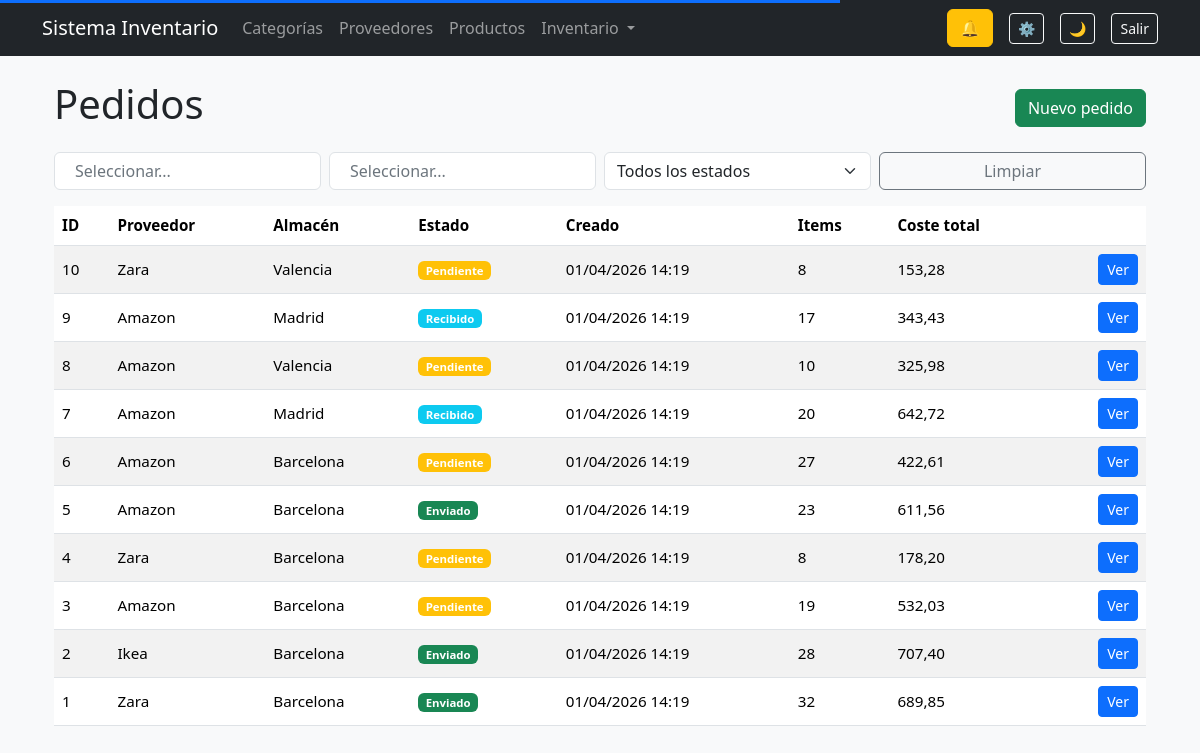
The page /inventory/orders/ (signed in) on the database its author committed.
### inventory/models/orders.py (models this page shows, shortened)
class Order(models.Model):
    STATUS_CHOICES = (
        ("pending", "Pendiente"),
        ("sent", "Enviado"),
        ("received", "Recibido"),
        ("cancelled", "Cancelado"),
        ("partially_received", "Parcialmente recibido"),
        ("backordered", "Backorder"),
    )
    organization = models.ForeignKey(
        Organization,
        on_delete=models.CASCADE,
        related_name="orders",
        db_index=True,
    )
    supplier = models.ForeignKey(
        Supplier,
        on_delete=models.SET_NULL,
        null=True,
        related_name="orders",
    )
    location = models.ForeignKey(
        Location,
        on_delete=models.SET_NULL,
        null=True,
        related_name="orders",
    )
    status = models.CharField(max_length=20, choices=STATUS_CHOICES, default="pending")
    created_at = models.DateTimeField(auto_now_add=True)
    sent_at = models.DateTimeField(null=True, blank=True)
    received_at = models.DateTimeField(null=True, blank=True)
    estimated_arrival = models.DateField(null=True, blank=True)
    class Meta:
        ordering = ["-created_at"]
        indexes = [
            models.Index(fields=["organization", "created_at"]),
        ]
    @property
    def total_items(self):
        return sum(item.quantity for item in self.items.all())
    @property
    def total_cost(self):
        return sum(item.total_cost for item in self.items.all())

class OrderItem(models.Model):
    organization = models.ForeignKey(
        Organization,
        on_delete=models.CASCADE,
        related_name="order_items",
        db_index=True,
    )
    order = models.ForeignKey(
        Order,
        on_delete=models.CASCADE,
        related_name="items",
    )
    product = models.ForeignKey(
        Product,
        on_delete=models.SET_NULL,
        null=True,
        related_name="order_items",
    )
    quantity = models.PositiveIntegerField()
    cost_price = models.DecimalField(max_digits=10, decimal_places=2)
    class Meta:
        indexes = [
            models.Index(fields=["organization", "order"]),
        ]
    @property
    def total_cost(self):
        return self.quantity * self.cost_price

### suppliers/models.py (models this page shows)
class Supplier(models.Model):
    organization = models.ForeignKey(
        Organization,
        on_delete=models.CASCADE,
        related_name="suppliers",
        db_index=True,
    )
    name = models.CharField(max_length=150, db_index=True)
    contact_name = models.CharField(max_length=100, blank=True)
    email = models.EmailField(blank=True)
    phone = models.CharField(max_length=20, blank=True)
    address = models.TextField(blank=True)
    lead_time_days = models.PositiveIntegerField(default=0)
    default_order_quantity = models.PositiveIntegerField(default=0, blank=True)
    class Meta:
        ordering = ['name']
        unique_together = ("organization", "name")
        indexes = [
            models.Index(fields=["organization", "name"]),
        ]
    def __str__(self):
        return self.name

### inventory/models/locations.py (models this page shows)
class Location(models.Model):
    organization = models.ForeignKey(
        Organization,
        on_delete=models.CASCADE,
        related_name="locations",
        db_index=True,
    )
    name = models.CharField(max_length=150)
    address = models.TextField(blank=True)
    is_active = models.BooleanField(default=True)
    class Meta:
        ordering = ["name"]
        unique_together = ("organization", "name")
        indexes = [
            models.Index(fields=["organization", "name"]),
        ]
    def __str__(self):
        return self.name

### inventory/views/orders.py (the view, shortened to what this page needs)
def order_list(request):
    view = ListViewMixin()
    view.allowed_sort_fields = [
        "id",
        "supplier__name",
        "location__name",
        "status",
        "created_at",
    ]
    view.default_ordering = "-created_at"
    qs = Order.objects.select_related("supplier", "location").filter(
        organization=request.organization
    )
    filter_form = OrderFilterForm(
        request.GET or None,
        organization=request.organization
    )
    qs = view.apply_ordering(request, qs)
    page_obj = view.paginate_queryset(request, qs)
    context = {
        "orders": page_obj,
        "page_obj": page_obj,
        "filter_form": filter_form,
        **view.get_ordering_context(request),
    }
    if view.is_htmx(request):
        return render(request, "inventory/orders/partials/table.html", context)
    return render(request, "inventory/orders/list.html", context)

### inventory/forms/orders.py
class OrderFilterForm(forms.Form):
    supplier = forms.ModelChoiceField(
        queryset=Supplier.objects.none(),
        required=False,
        widget=forms.Select(attrs={"class": "form-select select2"}),
        label="Proveedor",
    )
    location = forms.ModelChoiceField(
        queryset=Location.objects.none(),
        required=False,
        widget=forms.Select(attrs={"class": "form-select select2"}),
        label="Almacén",
    )
    status = forms.ChoiceField(
        required=False,
        choices=[("", "Todos los estados")] + list(Order.STATUS_CHOICES),
        widget=forms.Select(attrs={"class": "form-select"}),
        label="Estado",
    )
    def __init__(self, *args, **kwargs):
        organization = kwargs.pop("organization", None)
        super().__init__(*args, **kwargs)
        if organization:
            self.fields["supplier"].queryset = Supplier.objects.filter(organization=organization)
            self.fields["location"].queryset = Location.objects.filter(organization=organization)

### accounts/permissions.py (called while the page is built, shortened)
def _get_membership(user):
    if not user or not user.is_authenticated:
        return None
    request = getattr(user, "_request", None)
    print("---- DEBUG MEMBERSHIP ----")
    print("USER:", user)
    print("REQUEST:", request)
    membership = user.memberships.filter(is_active=True).first()
    print("FALLBACK MEMBERSHIP:", membership)
    print("--------------------------")
    return membership

def _has_role(user, roles):
    membership = _get_membership(user)
    if not membership:
        return False
    return membership.role in roles

def _is_owner(user):
    return _has_role(user, [Membership.Roles.OWNER])

def _is_admin(user):
    return _has_role(user, [Membership.Roles.OWNER, Membership.Roles.ADMIN])

def _is_manager(user):
    return _has_role(user, [
        Membership.Roles.OWNER,
        Membership.Roles.ADMIN,
        Membership.Roles.MANAGER
    ])

def _is_staff(user):
    return _has_role(user, [
        Membership.Roles.OWNER,
        Membership.Roles.ADMIN,
        Membership.Roles.MANAGER,
        Membership.Roles.STAFF
    ])

def can_view_products(user):
    return _is_staff(user)

def can_create_products(user):
    return _is_manager(user)

def can_edit_products(user):
    return _is_manager(user)

def can_delete_products(user):
    return _is_admin(user)

def can_export_products(user):
    return _is_manager(user)

def can_view_categories(user):
    return _is_staff(user)

def can_manage_categories(user):
    return _is_manager(user)

### inventory/templates/inventory/orders/list.html (shortened to what this page needs)
{% extends "base.html" %}
{% block content %}
<div class="container mt-4">
    <div class="d-flex justify-content-between align-items-center mb-3">
        <h1>Pedidos</h1>
        {% if perm.create_order %}
            <a href="{% url 'order_create' %}" class="btn btn-success">Nuevo pedido</a>
        {% endif %}
    </div>
    <form
        method="get"
        class="row g-2 mb-3"
        hx-get="{% url 'order_list' %}"
        hx-target="#orders-table"
        hx-swap="innerHTML"
        hx-push-url="true"
        hx-trigger="change delay:300ms"
    >
        <div class="col-md-3">
        </div>
        <div class="col-md-3">
        </div>
        <div class="col-md-3">
            {{ filter_form.status }}
        </div>
        <div class="col-md-3 d-grid">
            <button type="button"
                    class="btn btn-outline-secondary"
                    onclick="clearFilters(this)">
                Limpiar
            </button>
        </div>
    </form>
    <div id="orders-table"
         hx-get="{% url 'order_list' %}"
         hx-trigger="load, inventory:orders_updated from:body"
         hx-target="this"
         hx-swap="innerHTML">
        {% include "inventory/orders/partials/table.html" %}
    </div>
</div>
{% endblock %}

### inventory/templates/inventory/orders/partials/table.html (shortened to what this page needs)
<div class="table-responsive">
<table class="table table-striped align-middle">
    <thead>
        <tr>
            {% include "partials/sortable_th.html" with field="id" label="ID" target="#orders-table" %}
            {% include "partials/sortable_th.html" with field="supplier__name" label="Proveedor" target="#orders-table" %}
            {% include "partials/sortable_th.html" with field="location__name" label="Almacén" target="#orders-table" %}
            {% include "partials/sortable_th.html" with field="status" label="Estado" target="#orders-table" %}
            {% include "partials/sortable_th.html" with field="created_at" label="Creado" target="#orders-table" %}
            {% include "partials/sortable_th.html" with field="id" label="Items" target="#orders-table" %}
            {% include "partials/sortable_th.html" with field="id" label="Coste total" target="#orders-table" %}
            <th></th>
        </tr>
    </thead>
    <tbody>
        {% for order in orders %}
        <tr>
            <td>{{ order.id }}</td>
            <td>{{ order.supplier }}</td>
            <td>{{ order.location }}</td>
            <td>
                {% if order.status == "pending" %}
                    <span class="badge bg-warning">Pendiente</span>
                {% elif order.status == "sent" %}
                    <span class="badge bg-success">Enviado</span>
                {% elif order.status == "received" %}
                    <span class="badge bg-info">Recibido</span>
                {% elif order.status == "cancelled" %}
                    <span class="badge bg-danger">Cancelado</span>
                {% elif order.status == "partially_received" %}
                    <span class="badge bg-primary">Parcialmente recibido</span>
                {% elif order.status == "backordered" %}
                    <span class="badge bg-secondary">Backorder</span>
                {% endif %}
            </td>
            <td>{{ order.created_at|date:"d/m/Y H:i" }}</td>
            <td>{{ order.total_items }}</td>
            <td>{{ order.total_cost }}</td>
            <td class="text-end">
                <a href="{% url 'order_detail' order.id %}" class="btn btn-sm btn-primary">Ver</a>
            </td>
        </tr>
        {% empty %}
        <tr>
            <td colspan="8" class="text-center">No hay pedidos registrados.</td>
        </tr>
        {% endfor %}
    </tbody>
</table>
</div>

### static/css/core.css (style rules this page uses)
:root { --bg: #f8f9fa; --text: #212529; --card: #ffffff; --border: #dee2e6; }
body { background: var(--bg); color: var(--text); transition: background .25s ease, color .25s ease; }
.table { font-size: 0.95rem; }
th { user-select: none; }
input, select { background: var(--card); color: var(--text); border: 1px solid var(--border); }

### dashboard/static/dashboard/css/dashboard.css (style rules this page uses)
:root { --section-bg: #ffffff; --sub-bg: #414040; --sub-text: #fafafa; }

### rows shown on the page
Order: id "10", supplier "Zara", location "Valencia", status "Pendiente", created_at "01/04/2026 14:19", total_items "8", total_cost "153,28"
Order: id "9", supplier "Amazon", location "Madrid", status "Recibido", created_at "01/04/2026 14:19", total_items "17", total_cost "343,43"
Order: id "8", supplier "Amazon", location "Valencia", status "Pendiente", created_at "01/04/2026 14:19", total_items "10", total_cost "325,98"
Order: id "7", supplier "Amazon", location "Madrid", status "Recibido", created_at "01/04/2026 14:19", total_items "20", total_cost "642,72"
Order: id "6", supplier "Amazon", location "Barcelona", status "Pendiente", created_at "01/04/2026 14:19", total_items "27", total_cost "422,61"
Order: id "5", supplier "Amazon", location "Barcelona", status "Enviado", created_at "01/04/2026 14:19", total_items "23", total_cost "611,56"
Order: id "4", supplier "Zara", location "Barcelona", status "Pendiente", created_at "01/04/2026 14:19", total_items "8", total_cost "178,20"
Order: id "3", supplier "Amazon", location "Barcelona", status "Pendiente", created_at "01/04/2026 14:19", total_items "19", total_cost "532,03"
Order: id "2", supplier "Ikea", location "Barcelona", status "Enviado", created_at "01/04/2026 14:19", total_items "28", total_cost "707,40"
Order: id "1", supplier "Zara", location "Barcelona", status "Enviado", created_at "01/04/2026 14:19", total_items "32", total_cost "689,85"

### other values the page prints
{{ label }} "ID Proveedor Almacén Estado Creado Items Coste total"
